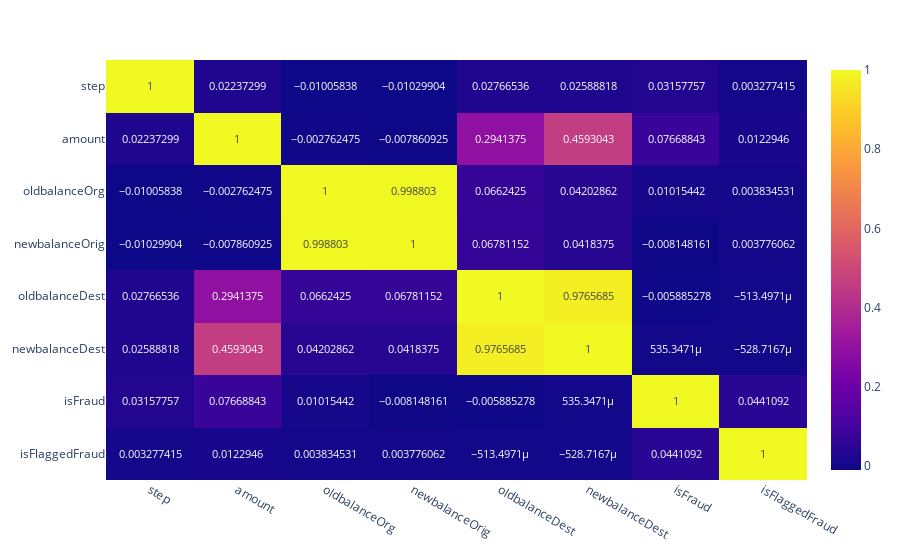

Notebook cell for this chart:
### Code cell
fig = px.imshow(numeric_data.corr(),text_auto=True,aspect="auto") #For checking the correlation in graphical form
fig.show()

### Figure 1 — Plotly figure (JSON) as saved in the notebook; plotly's stock layout.template omitted (floating-point values rounded to 4 significant figures)
{"data": [{"coloraxis": "coloraxis", "hovertemplate": "x: %{x}<br>y: %{y}<br>color: %{z}<extra></extra>", "name": "0", "texttemplate": "%{z}", "type": "heatmap", "x": ["step", "amount", "oldbalanceOrg", "newbalanceOrig", "oldbalanceDest", "newbalanceDest", "isFraud", "isFlaggedFraud"], "xaxis": "x", "y": ["step", "amount", "oldbalanceOrg", "newbalanceOrig", "oldbalanceDest", "newbalanceDest", "isFraud", "isFlaggedFraud"], "yaxis": "y", "z": [[1.0, 0.02237, -0.01006, -0.0103, 0.02767, 0.02589, 0.03158, 0.003277], [0.02237, 1.0, -0.002762, -0.007861, 0.2941, 0.4593, 0.07669, 0.01229], [-0.01006, -0.002762, 1.0, 0.9988, 0.06624, 0.04203, 0.01015, 0.003835], [-0.0103, -0.007861, 0.9988, 1.0, 0.06781, 0.04184, -0.008148, 0.003776], [0.02767, 0.2941, 0.06624, 0.06781, 1.0, 0.9766, -0.005885, -0.0005135], [0.02589, 0.4593, 0.04203, 0.04184, 0.9766, 1.0, 0.0005353, -0.0005287], [0.03158, 0.07669, 0.01015, -0.008148, -0.005885, 0.0005353, 1.0, 0.04411], [0.003277, 0.01229, 0.003835, 0.003776, -0.0005135, -0.0005287, 0.04411, 1.0]]}], "layout": {"coloraxis": {"colorscale": [[0, "#0d0887"], [0.1111, "#46039f"], [0.2222, "#7201a8"], [0.3333, "#9c179e"], [0.4444, "#bd3786"], [0.5556, "#d8576b"], [0.6667, "#ed7953"], [0.7778, "#fb9f3a"], [0.8889, "#fdca26"], [1, "#f0f921"]]}, "margin": {"t": 60}, "xaxis": {"anchor": "y", "domain": [0, 1]}, "yaxis": {"anchor": "x", "autorange": "reversed", "domain": [0, 1]}}}
